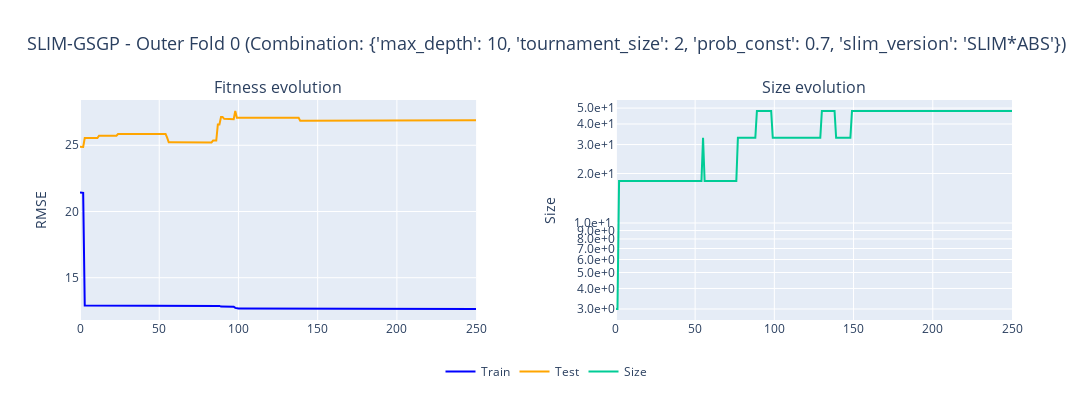
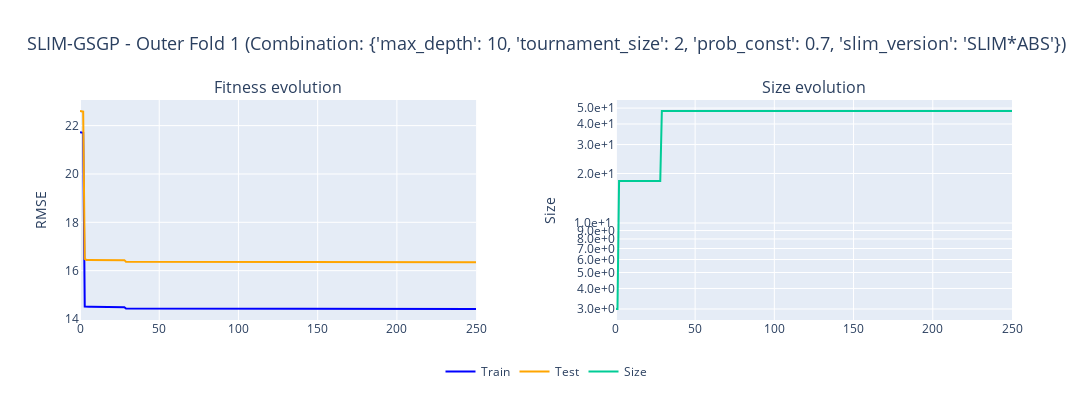
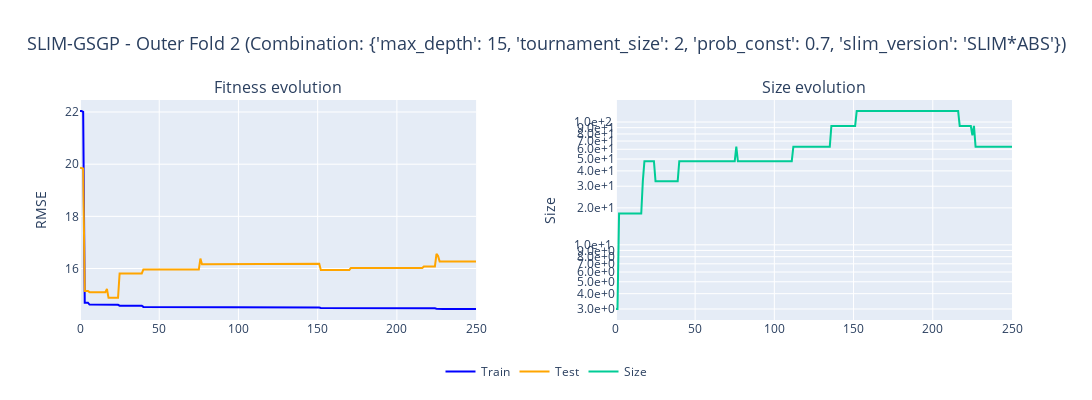
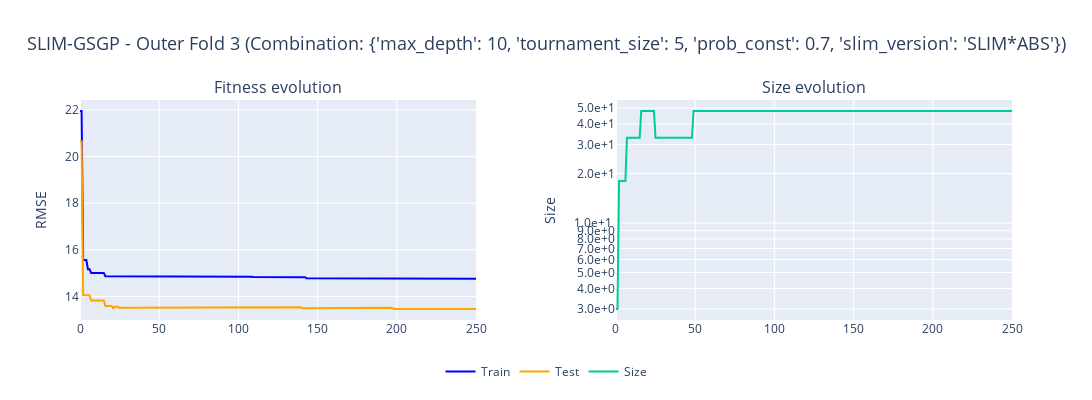

Source (notebook cell) for these figures, in order:
### Code cell
fit_and_size_per_outer(k_outer=10, model_name=MODEL_NAME)

### Figure 1 — Plotly figure (JSON) as saved in the notebook; plotly's stock layout.template omitted (floating-point values rounded to 4 significant figures; data arrays with more than 128 entries replaced by an {"elided": "..."} marker saying what was removed)
{"data": [{"line": {"color": "blue"}, "mode": "lines", "name": "Train", "type": "scatter", "xaxis": "x", "y": {"elided": "251 float values"}, "yaxis": "y"}, {"line": {"color": "orange"}, "mode": "lines", "name": "Test", "type": "scatter", "xaxis": "x", "y": {"elided": "251 float values"}, "yaxis": "y"}, {"mode": "lines", "name": "Size", "type": "scatter", "xaxis": "x2", "y": {"elided": "251 int values"}, "yaxis": "y2"}], "layout": {"annotations": [{"font": {"size": 16}, "showarrow": false, "text": "Fitness evolution", "x": 0.2125, "xanchor": "center", "xref": "paper", "y": 1, "yanchor": "bottom", "yref": "paper"}, {"font": {"size": 16}, "showarrow": false, "text": "Size evolution", "x": 0.7875, "xanchor": "center", "xref": "paper", "y": 1, "yanchor": "bottom", "yref": "paper"}], "height": 400, "legend": {"orientation": "h", "x": 0.5, "xanchor": "center", "y": -0.3, "yanchor": "bottom"}, "margin": {"t": 100}, "showlegend": true, "title": {"font": {"size": 18}, "text": "SLIM-GSGP - Outer Fold 0 (Combination: {'max_depth': 10, 'tournament_size': 2, 'prob_const': 0.7, 'slim_version': 'SLIM*ABS'})", "x": 0.5}, "width": 1600, "xaxis": {"anchor": "y", "domain": [0, 0.425]}, "xaxis2": {"anchor": "y2", "domain": [0.575, 1]}, "yaxis": {"anchor": "x", "domain": [0, 1], "range": [0, null], "title": {"text": "RMSE"}}, "yaxis2": {"anchor": "x2", "domain": [0, 1], "exponentformat": "power", "tickformat": ".1e", "title": {"text": "Size"}, "type": "log"}}}

### Figure 2 — Plotly figure (JSON) as saved in the notebook; plotly's stock layout.template omitted (floating-point values rounded to 4 significant figures; data arrays with more than 128 entries replaced by an {"elided": "..."} marker saying what was removed)
{"data": [{"line": {"color": "blue"}, "mode": "lines", "name": "Train", "type": "scatter", "xaxis": "x", "y": {"elided": "251 float values"}, "yaxis": "y"}, {"line": {"color": "orange"}, "mode": "lines", "name": "Test", "type": "scatter", "xaxis": "x", "y": {"elided": "251 float values"}, "yaxis": "y"}, {"mode": "lines", "name": "Size", "type": "scatter", "xaxis": "x2", "y": {"elided": "251 int values"}, "yaxis": "y2"}], "layout": {"annotations": [{"font": {"size": 16}, "showarrow": false, "text": "Fitness evolution", "x": 0.2125, "xanchor": "center", "xref": "paper", "y": 1, "yanchor": "bottom", "yref": "paper"}, {"font": {"size": 16}, "showarrow": false, "text": "Size evolution", "x": 0.7875, "xanchor": "center", "xref": "paper", "y": 1, "yanchor": "bottom", "yref": "paper"}], "height": 400, "legend": {"orientation": "h", "x": 0.5, "xanchor": "center", "y": -0.3, "yanchor": "bottom"}, "margin": {"t": 100}, "showlegend": true, "title": {"font": {"size": 18}, "text": "SLIM-GSGP - Outer Fold 1 (Combination: {'max_depth': 10, 'tournament_size': 2, 'prob_const': 0.7, 'slim_version': 'SLIM*ABS'})", "x": 0.5}, "width": 1600, "xaxis": {"anchor": "y", "domain": [0, 0.425]}, "xaxis2": {"anchor": "y2", "domain": [0.575, 1]}, "yaxis": {"anchor": "x", "domain": [0, 1], "range": [0, null], "title": {"text": "RMSE"}}, "yaxis2": {"anchor": "x2", "domain": [0, 1], "exponentformat": "power", "tickformat": ".1e", "title": {"text": "Size"}, "type": "log"}}}

### Figure 3 — Plotly figure (JSON) as saved in the notebook; plotly's stock layout.template omitted (floating-point values rounded to 4 significant figures; data arrays with more than 128 entries replaced by an {"elided": "..."} marker saying what was removed)
{"data": [{"line": {"color": "blue"}, "mode": "lines", "name": "Train", "type": "scatter", "xaxis": "x", "y": {"elided": "251 float values"}, "yaxis": "y"}, {"line": {"color": "orange"}, "mode": "lines", "name": "Test", "type": "scatter", "xaxis": "x", "y": {"elided": "251 float values"}, "yaxis": "y"}, {"mode": "lines", "name": "Size", "type": "scatter", "xaxis": "x2", "y": {"elided": "251 int values"}, "yaxis": "y2"}], "layout": {"annotations": [{"font": {"size": 16}, "showarrow": false, "text": "Fitness evolution", "x": 0.2125, "xanchor": "center", "xref": "paper", "y": 1, "yanchor": "bottom", "yref": "paper"}, {"font": {"size": 16}, "showarrow": false, "text": "Size evolution", "x": 0.7875, "xanchor": "center", "xref": "paper", "y": 1, "yanchor": "bottom", "yref": "paper"}], "height": 400, "legend": {"orientation": "h", "x": 0.5, "xanchor": "center", "y": -0.3, "yanchor": "bottom"}, "margin": {"t": 100}, "showlegend": true, "title": {"font": {"size": 18}, "text": "SLIM-GSGP - Outer Fold 2 (Combination: {'max_depth': 15, 'tournament_size': 2, 'prob_const': 0.7, 'slim_version': 'SLIM*ABS'})", "x": 0.5}, "width": 1600, "xaxis": {"anchor": "y", "domain": [0, 0.425]}, "xaxis2": {"anchor": "y2", "domain": [0.575, 1]}, "yaxis": {"anchor": "x", "domain": [0, 1], "range": [0, null], "title": {"text": "RMSE"}}, "yaxis2": {"anchor": "x2", "domain": [0, 1], "exponentformat": "power", "tickformat": ".1e", "title": {"text": "Size"}, "type": "log"}}}

### Figure 4 — Plotly figure (JSON) as saved in the notebook; plotly's stock layout.template omitted (floating-point values rounded to 4 significant figures; data arrays with more than 128 entries replaced by an {"elided": "..."} marker saying what was removed)
{"data": [{"line": {"color": "blue"}, "mode": "lines", "name": "Train", "type": "scatter", "xaxis": "x", "y": {"elided": "251 float values"}, "yaxis": "y"}, {"line": {"color": "orange"}, "mode": "lines", "name": "Test", "type": "scatter", "xaxis": "x", "y": {"elided": "251 float values"}, "yaxis": "y"}, {"mode": "lines", "name": "Size", "type": "scatter", "xaxis": "x2", "y": {"elided": "251 int values"}, "yaxis": "y2"}], "layout": {"annotations": [{"font": {"size": 16}, "showarrow": false, "text": "Fitness evolution", "x": 0.2125, "xanchor": "center", "xref": "paper", "y": 1, "yanchor": "bottom", "yref": "paper"}, {"font": {"size": 16}, "showarrow": false, "text": "Size evolution", "x": 0.7875, "xanchor": "center", "xref": "paper", "y": 1, "yanchor": "bottom", "yref": "paper"}], "height": 400, "legend": {"orientation": "h", "x": 0.5, "xanchor": "center", "y": -0.3, "yanchor": "bottom"}, "margin": {"t": 100}, "showlegend": true, "title": {"font": {"size": 18}, "text": "SLIM-GSGP - Outer Fold 3 (Combination: {'max_depth': 10, 'tournament_size': 5, 'prob_const': 0.7, 'slim_version': 'SLIM*ABS'})", "x": 0.5}, "width": 1600, "xaxis": {"anchor": "y", "domain": [0, 0.425]}, "xaxis2": {"anchor": "y2", "domain": [0.575, 1]}, "yaxis": {"anchor": "x", "domain": [0, 1], "range": [0, null], "title": {"text": "RMSE"}}, "yaxis2": {"anchor": "x2", "domain": [0, 1], "exponentformat": "power", "tickformat": ".1e", "title": {"text": "Size"}, "type": "log"}}}
